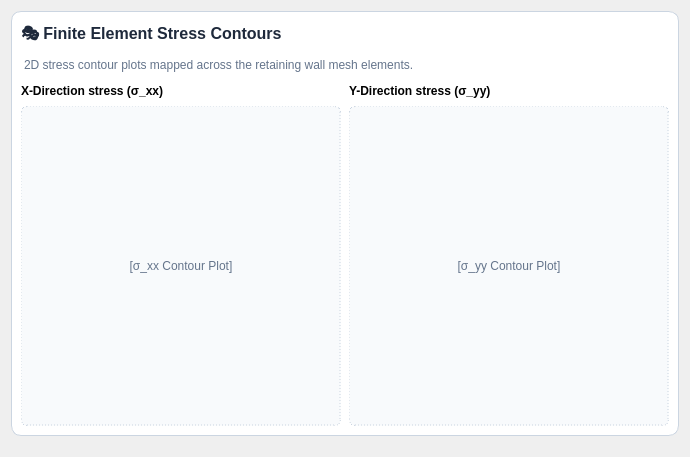
                            <widget class="QWidget" name="contents_tab_res_stress_contours">
                              <layout class="QVBoxLayout" name="vbox_contents_tab_res_stress_contours">
                                <item>
                                  <widget class="QFrame" name="card_stress_contours">
                                    <property name="frameShape">
                                      <enum>QFrame::StyledPanel</enum>
                                    </property>
                                    <property name="styleSheet">
                                      <string>QFrame#card_stress_contours { background-color: #ffffff; border: 1px solid #cbd5e1; border-radius: 10px; }</string>
                                    </property>
                                    <layout class="QVBoxLayout" name="layout_card_stress_contours">
                                      <property name="spacing">
                                        <number>8</number>
                                      </property>
                                      <item>
                                        <widget class="QLabel" name="lbl_title_card_stress_contours">
                                          <property name="text">
                                            <string>🎭 Finite Element Stress Contours</string>
                                          </property>
                                          <property name="styleSheet">
                                            <string>font-size: 16px; font-weight: 700; color: #1e293b; padding: 0px;</string>
                                          </property>
                                        </widget>
                                      </item>
                                      <item>
                                        <widget class="QLabel" name="lbl_desc_card_stress_contours">
                                          <property name="text">
                                            <string>2D stress contour plots mapped across the retaining wall mesh elements.</string>
                                          </property>
                                          <property name="styleSheet">
                                            <string>font-size: 12px; color: #64748b; margin-bottom: 4px; padding: 0px;</string>
                                          </property>
                                          <property name="wordWrap">
                                            <bool>true</bool>
                                          </property>
                                        </widget>
                                      </item>
                                      <item>
                                        <layout class="QHBoxLayout" name="hbox_stress_contours">
                                          <item>
                                            <layout class="QVBoxLayout" name="vbox_stress_xx">
                                              <item>
                                                <widget class="QLabel" name="lbl_stress_xx">
                                                  <property name="text">
                                                    <string>X-Direction stress (σ_xx)</string>
                                                  </property>
                                                  <property name="styleSheet">
                                                    <string>font-weight: 600;</string>
                                                  </property>
                                                </widget>
                                              </item>
                                              <item>
                                                <widget class="QLabel" name="plot_stress_xx_canvas">
                                                  <property name="minimumSize">
                                                    <size>
                                                      <width>320</width>
                                                      <height>320</height>
                                                    </size>
                                                  </property>
                                                  <property name="text">
                                                    <string>[σ_xx Contour Plot]</string>
                                                  </property>
                                                  <property name="alignment">
                                                    <set>Qt::AlignCenter</set>
                                                  </property>
                                                  <property name="styleSheet">
                                                    <string>background-color: #f8fafc; border: 1px dashed #cbd5e1; border-radius: 6px; color: #64748b;</string>
                                                  </property>
                                                </widget>
                                              </item>
                                            </layout>
                                          </item>
                                          <item>
                                            <layout class="QVBoxLayout" name="vbox_stress_yy">
                                              <item>
                                                <widget class="QLabel" name="lbl_stress_yy">
                                                  <property name="text">
                                                    <string>Y-Direction stress (σ_yy)</string>
                                                  </property>
                                                  <property name="styleSheet">
                                                    <string>font-weight: 600;</string>
                                                  </property>
                                                </widget>
                                              </item>
                                              <item>
                                                <widget class="QLabel" name="plot_stress_yy_canvas">
                                                  <property name="minimumSize">
                                                    <size>
                                                      <width>320</width>
                                                      <height>320</height>
                                                    </size>
                                                  </property>
                                                  <property name="text">
                                                    <string>[σ_yy Contour Plot]</string>
                                                  </property>
                                                  <property name="alignment">
                                                    <set>Qt::AlignCenter</set>
                                                  </property>
                                                  <property name="styleSheet">
                                                    <string>background-color: #f8fafc; border: 1px dashed #cbd5e1; border-radius: 6px; color: #64748b;</string>
                                                  </property>
                                                </widget>
                                              </item>
                                            </layout>
                                          </item>
                                        </layout>
                                      </item>
                                    </layout>
                                  </widget>
                                </item>
                                <item>
                                  <spacer name="vspacer_tab_res_stress_contours">
                                    <property name="orientation">
                                      <enum>Qt::Vertical</enum>
                                    </property>
                                    <property name="sizeHint">
                                      <size>
                                        <width>20</width>
                                        <height>10</height>
                                      </size>
                                    </property>
                                  </spacer>
                                </item>
                              </layout>
                            </widget>
